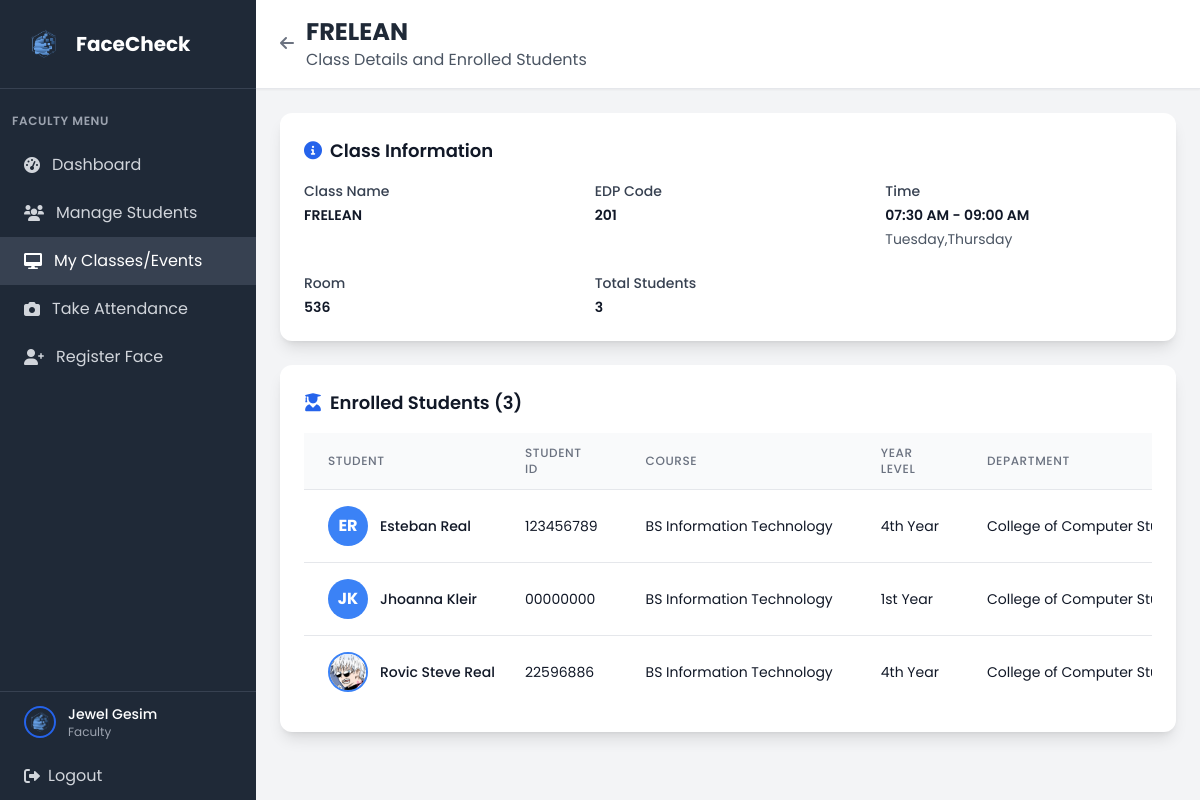
Screenshot of /faculty/class/2 (signed in) with the database file from the repository.
### tables this page shows
CREATE TABLE faculty (
            faculty_id INTEGER PRIMARY KEY AUTOINCREMENT,
            position VARCHAR(30) NOT NULL,
            user_id INTEGER NOT NULL, attendance_image VARCHAR(255), profile_picture VARCHAR(255),
            FOREIGN KEY (user_id) REFERENCES user(user_id)
        );

CREATE TABLE user (
            user_id INTEGER PRIMARY KEY AUTOINCREMENT,
            idno VARCHAR(20) NOT NULL UNIQUE,
            firstname VARCHAR(50) NOT NULL,
            lastname VARCHAR(50) NOT NULL,
            role VARCHAR(10) NOT NULL CHECK (role IN ('admin', 'faculty', 'student')),
            password VARCHAR(255) NOT NULL,
            created_at DATETIME DEFAULT CURRENT_TIMESTAMP,
            is_active BOOLEAN DEFAULT 1,
            dept_id INTEGER,
            FOREIGN KEY (dept_id) REFERENCES department(dept_id)
        );

CREATE TABLE class (
            class_id INTEGER PRIMARY KEY AUTOINCREMENT,
            class_name VARCHAR(20) NOT NULL,
            edpcode VARCHAR(20) NOT NULL UNIQUE,
            start_time TIME,
            end_time TIME,
            room VARCHAR(10),
            faculty_id INTEGER NOT NULL, is_active BOOLEAN DEFAULT 1,
            FOREIGN KEY (faculty_id) REFERENCES faculty(faculty_id)
        );

CREATE TABLE student (
            student_id INTEGER PRIMARY KEY AUTOINCREMENT,
            year_level VARCHAR(20) NOT NULL,
            attendance_image VARCHAR(255),
            course_id INTEGER,
            user_id INTEGER NOT NULL, profile_picture VARCHAR(255),
            FOREIGN KEY (course_id) REFERENCES course(course_id),
            FOREIGN KEY (user_id) REFERENCES user(user_id)
        );

CREATE TABLE course (
            course_id INTEGER PRIMARY KEY AUTOINCREMENT,
            course_name VARCHAR(100) NOT NULL,
            dept_id INTEGER,
            FOREIGN KEY (dept_id) REFERENCES department(dept_id)
        );

CREATE TABLE department (
            dept_id INTEGER PRIMARY KEY AUTOINCREMENT,
            dept_name VARCHAR(50) NOT NULL
        );

### app.py (the view)
@app.route('/faculty/class/<int:class_id>')
def faculty_class_view(class_id):
    if 'user_id' not in session or session['role'] != 'faculty':
        return redirect(url_for('login'))
    conn = get_db_connection()
    try:
        conn.execute('ALTER TABLE faculty ADD COLUMN profile_picture VARCHAR(255)')
        conn.commit()
    except:
        pass  # Column already exists
    faculty = conn.execute('''
        SELECT f.faculty_id, u.firstname, u.lastname, u.idno, f.attendance_image, f.profile_picture
        FROM faculty f
        JOIN user u ON f.user_id = u.user_id
        WHERE u.user_id = ?
    ''', (session['user_id'],)).fetchone()
    if not faculty:
        conn.close()
        flash('Faculty record not found', 'error')
        return redirect(url_for('faculty_dashboard'))
    class_info = conn.execute('''
        SELECT c.*,
               GROUP_CONCAT(DISTINCT d.day_name) as days
        FROM class c
        LEFT JOIN class_days cd ON c.class_id = cd.class_id
        LEFT JOIN days d ON cd.day_id = d.day_id
        WHERE c.class_id = ? AND c.faculty_id = ? AND c.is_active = 1
        GROUP BY c.class_id
    ''', (class_id, faculty['faculty_id'])).fetchone()
    if not class_info:
        conn.close()
        flash('Class not found or access denied', 'error')
        return redirect(url_for('faculty_my_classes'))
    students = conn.execute('''
        SELECT u.idno, u.firstname, u.lastname, s.student_id, s.year_level,
               c.course_name, d.dept_name, s.profile_picture
        FROM student_class sc
        JOIN student s ON sc.student_id = s.student_id
        JOIN user u ON s.user_id = u.user_id
        LEFT JOIN course c ON s.course_id = c.course_id
        LEFT JOIN department d ON u.dept_id = d.dept_id
        WHERE sc.class_id = ?
        ORDER BY u.firstname, u.lastname
    ''', (class_id,)).fetchall()
    def format_time(value):
        if not value:
            return None
        try:
            time_str = str(value)
            time_formats = ['%H:%M:%S', '%H:%M']
            for fmt in time_formats:
                try:
                    return datetime.strptime(time_str, fmt).strftime('%I:%M %p')
                except ValueError:
                    continue
            return time_str
        except Exception:
            return str(value)
    start_time = format_time(class_info['start_time'])
    end_time = format_time(class_info['end_time'])
    conn.close()
    return render_template('faculty/faculty_class_view.html',
                         class_info=class_info,
                         students=students,
                         faculty=faculty,
                         start_time=start_time,
                         end_time=end_time)

### templates/faculty/faculty_class_view.html (shortened to what this page needs)
<!DOCTYPE html>
<html lang="en">
<head>
    <script src="https://cdn.tailwindcss.com"></script>
    <link href="https://cdnjs.cloudflare.com/ajax/libs/font-awesome/6.0.0/css/all.min.css" rel="stylesheet">
    <link rel="stylesheet" href="{{ url_for('static', filename='css/global.css') }}">
</head>
<body class="bg-gray-100">
    <div class="flex h-screen">
        <div class="w-64 bg-gray-800 text-white">
            <div class="p-6 border-b border-gray-700">
                <div class="flex items-center">
                    <img src="{{ url_for('static', filename='img/FaceCheck_Logo.png') }}" alt="FaceCheck logo" class="w-10 h-10 mr-3">
                    <h1 class="text-xl font-bold">FaceCheck</h1>
                </div>
            </div>
            <nav class="mt-6">
                <div class="px-3">
                    <div class="text-xs font-semibold text-gray-400 uppercase tracking-wider mb-3">Faculty Menu</div>
                </div>
                <a href="{{ url_for('faculty_dashboard') }}" class="flex items-center px-6 py-3 text-gray-300 hover:bg-gray-700 hover:text-white transition duration-200">
                    <i class="fas fa-tachometer-alt mr-3"></i>
                    Dashboard
                </a>
                <a href="{{ url_for('faculty_manage_students') }}" class="flex items-center px-6 py-3 text-gray-300 hover:bg-gray-700 hover:text-white transition duration-200">
                    <i class="fas fa-users mr-3"></i>
                    Manage Students
                </a>
                <a href="{{ url_for('faculty_my_classes') }}" class="flex items-center px-6 py-3 bg-gray-700 text-white">
                    <i class="fas fa-desktop mr-3"></i>
                    My Classes/Events
                </a>
                <a href="/attendance" class="flex items-center px-6 py-3 text-gray-300 hover:bg-gray-700 hover:text-white transition duration-200">
                    <i class="fas fa-camera mr-3"></i>
                    Take Attendance
                </a>
                <a href="/faculty/register_face" class="flex items-center px-6 py-3 text-gray-300 hover:bg-gray-700 hover:text-white transition duration-200">
                    <i class="fas fa-user-plus mr-3"></i>
                    Register Face
                </a>
            </nav>
            <div class="absolute bottom-0 w-64 border-t border-gray-700">
                <a href="{{ url_for('faculty_profile') }}" class="flex items-center px-6 py-3 hover:bg-gray-700 transition duration-200">
                    {% if faculty.profile_picture %}
                    <img src="{{ url_for('static', filename='profile_pictures/' + faculty.profile_picture) }}"
                         alt="{{ faculty.firstname }} {{ faculty.lastname }}"
                         class="w-8 h-8 rounded-full object-cover border-2 border-blue-600 mr-3"
                         onerror="this.onerror=null; this.style.display='none'; this.nextElementSibling.style.display='flex';">
                    {% else %}
                    <div class="w-8 h-8 bg-blue-600 rounded-full flex items-center justify-center mr-3">
                        <span class="text-white text-sm font-bold">{{ faculty.firstname[0] }}{{ faculty.lastname[0] }}</span>
                    </div>
                    {% endif %}
                    <div>
                        <div class="text-sm font-medium">{{ faculty.firstname }} {{ faculty.lastname }}</div>
                        <div class="text-xs text-gray-400">Faculty</div>
                    </div>
                </a>
                <a href="{{ url_for('logout') }}" class="flex items-center px-6 py-3 text-gray-300 hover:bg-gray-700 hover:text-white transition duration-200">
                    <i class="fas fa-sign-out-alt mr-2"></i>
                    Logout
                </a>
            </div>
        </div>
        <div class="flex-1 flex flex-col overflow-hidden">
            <header class="bg-white shadow-sm border-b border-gray-200">
                <div class="px-6 py-4">
                    <div class="flex items-center justify-between">
                        <div>
                            <div class="flex items-center space-x-3">
                                <a href="{{ url_for('faculty_my_classes') }}" class="text-gray-500 hover:text-gray-700">
                                    <i class="fas fa-arrow-left"></i>
                                </a>
                                <div>
                                    <h2 class="text-2xl font-bold text-gray-800">{{ class_info.class_name }}</h2>
                                    <p class="text-gray-600">Class Details and Enrolled Students</p>
                                </div>
                            </div>
                        </div>
                    </div>
                </div>
            </header>
            <main class="flex-1 overflow-y-auto p-6">
                <div class="max-w-7xl mx-auto">
                    <div class="bg-white rounded-xl shadow-lg p-6 mb-6">
                        <h3 class="text-lg font-semibold text-gray-900 mb-4">
                            <i class="fas fa-info-circle mr-2 text-blue-600"></i>Class Information
                        </h3>
                        <div class="grid grid-cols-1 md:grid-cols-2 lg:grid-cols-3 gap-6">
                            <div>
                                <label class="block text-sm font-medium text-gray-700 mb-1">Class Name</label>
                                <p class="text-sm text-gray-900 font-semibold">{{ class_info.class_name }}</p>
                            </div>
                            <div>
                                <label class="block text-sm font-medium text-gray-700 mb-1">EDP Code</label>
                                <p class="text-sm text-gray-900 font-semibold">{{ class_info.edpcode }}</p>
                            </div>
                            <div>
                                <label class="block text-sm font-medium text-gray-700 mb-1">Time</label>
                                <p class="text-sm text-gray-900 font-semibold">
                                    {% if start_time and end_time %}
                                        {{ start_time }} - {{ end_time }}
                                    {% else %}
                                        Not set
                                    {% endif %}
                                </p>
                                {% if class_info.days %}
                                <p class="text-sm text-gray-600 mt-1">{{ class_info.days }}</p>
                                {% endif %}
                            </div>
                            <div>
                                <label class="block text-sm font-medium text-gray-700 mb-1">Room</label>
                                <p class="text-sm text-gray-900 font-semibold">{{ class_info.room or 'TBA' }}</p>
                            </div>
                            <div>
                                <label class="block text-sm font-medium text-gray-700 mb-1">Total Students</label>
                                <p class="text-sm text-gray-900 font-semibold">{{ students|length }}</p>
                            </div>
                        </div>
                    </div>
                    <div class="bg-white rounded-xl shadow-lg p-6">
                        <div class="flex items-center justify-between mb-4">
                            <h3 class="text-lg font-semibold text-gray-900">
                                <i class="fas fa-user-graduate mr-2 text-blue-600"></i>Enrolled Students ({{ students|length }})
                            </h3>
                        </div>
                        {% if students %}
                        <div class="overflow-x-auto">
                            <table class="min-w-full divide-y divide-gray-200">
                                <thead class="bg-gray-50">
                                    <tr>
                                        <th class="px-6 py-3 text-left text-xs font-medium text-gray-500 uppercase tracking-wider">Student</th>
                                        <th class="px-6 py-3 text-left text-xs font-medium text-gray-500 uppercase tracking-wider">Student ID</th>
                                        <th class="px-6 py-3 text-left text-xs font-medium text-gray-500 uppercase tracking-wider">Course</th>
                                        <th class="px-6 py-3 text-left text-xs font-medium text-gray-500 uppercase tracking-wider">Year Level</th>
                                        <th class="px-6 py-3 text-left text-xs font-medium text-gray-500 uppercase tracking-wider">Department</th>
                                    </tr>
                                </thead>
                                <tbody class="bg-white divide-y divide-gray-200">
                                    {% for student in students %}
                                    <tr class="hover:bg-gray-50">
                                        <td class="px-6 py-4 whitespace-nowrap">
                                            <div class="flex items-center">
                                                {% if student.profile_picture %}
                                                <img src="{{ url_for('static', filename='profile_pictures/' + student.profile_picture) }}"
                                                     alt="{{ student.firstname }} {{ student.lastname }}"
                                                     class="h-10 w-10 rounded-full object-cover border-2 border-blue-500 mr-3"
                                                     onerror="this.onerror=null; this.style.display='none'; this.nextElementSibling.style.display='flex';">
                                                {% else %}
                                                <div class="h-10 w-10 rounded-full bg-blue-500 flex items-center justify-center text-white font-bold mr-3">
                                                    {{ student.firstname[0] }}{{ student.lastname[0] }}
                                                </div>
                                                {% endif %}
                                                <div>
                                                    <div class="text-sm font-medium text-gray-900">{{ student.firstname }} {{ student.lastname }}</div>
                                                </div>
                                            </div>
                                        </td>
                                        <td class="px-6 py-4 whitespace-nowrap text-sm text-gray-900">{{ student.idno }}</td>
                                        <td class="px-6 py-4 whitespace-nowrap text-sm text-gray-900">{{ student.course_name or 'N/A' }}</td>
                                        <td class="px-6 py-4 whitespace-nowrap text-sm text-gray-900">{{ student.year_level or 'N/A' }}</td>
                                        <td class="px-6 py-4 whitespace-nowrap text-sm text-gray-900">{{ student.dept_name or 'N/A' }}</td>
                                    </tr>
                                    {% endfor %}
                                </tbody>
                            </table>
                        </div>
                        {% else %}
                        <div class="text-center py-12">
                            <i class="fas fa-user-slash text-gray-400 text-6xl mb-4"></i>
                            <h3 class="text-lg font-medium text-gray-900 mb-2">No Students Enrolled</h3>
                            <p class="text-gray-600">No students are currently enrolled in this class.</p>
                        </div>
                        {% endif %}
                    </div>
                </div>
            </main>
        </div>
    </div>
</body>
</html>

### rows the page displays
faculty: profile_picture (picture)
user: firstname "Jewel", lastname "Gesim"
class: class_name "FRELEAN", edpcode "201", room "536"
student: firstname "E", lastname "R", firstname "Esteban", lastname "Real", idno "123456789", course_name "BS Information Technology", year_level "4th Year", dept_name "College of Computer…"
student: firstname "J", lastname "K", firstname "Jhoanna", lastname "Kleir", idno "00000000", course_name "BS Information Technology", year_level "1st Year", dept_name "College of Computer…"
student: profile_picture (picture), firstname "Rovic Steve", lastname "Real", idno "22596886", course_name "BS Information Technology", year_level "4th Year", dept_name "College of Computer…"

### other values shown
{{ start_time }} "07:30 AM"
{{ end_time }} "09:00 AM"
{{ class_info.days }} "Tuesday,Thursday"
{{ students|length }} "3"
